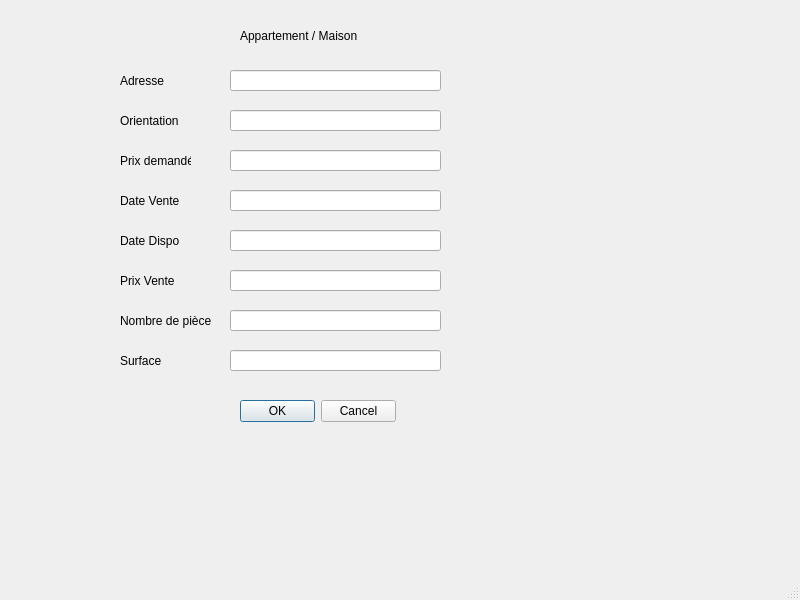
<?xml version="1.0" encoding="UTF-8"?>
<ui version="4.0">
 <class>MainWindow</class>
 <widget class="QMainWindow" name="MainWindow">
  <property name="geometry">
   <rect>
    <x>0</x>
    <y>0</y>
    <width>800</width>
    <height>600</height>
   </rect>
  </property>
  <property name="windowTitle">
   <string>MainWindow</string>
  </property>
  <widget class="QWidget" name="centralwidget">
   <widget class="QLineEdit" name="lineEdit_6">
    <property name="geometry">
     <rect>
      <x>230</x>
      <y>270</y>
      <width>211</width>
      <height>21</height>
     </rect>
    </property>
   </widget>
   <widget class="QLabel" name="label_4">
    <property name="geometry">
     <rect>
      <x>120</x>
      <y>190</y>
      <width>71</width>
      <height>21</height>
     </rect>
    </property>
    <property name="text">
     <string>Date Vente</string>
    </property>
   </widget>
   <widget class="QLineEdit" name="lineEdit_7">
    <property name="geometry">
     <rect>
      <x>230</x>
      <y>310</y>
      <width>211</width>
      <height>21</height>
     </rect>
    </property>
   </widget>
   <widget class="QLineEdit" name="lineEdit">
    <property name="geometry">
     <rect>
      <x>230</x>
      <y>70</y>
      <width>211</width>
      <height>21</height>
     </rect>
    </property>
   </widget>
   <widget class="QLabel" name="label_6">
    <property name="geometry">
     <rect>
      <x>120</x>
      <y>310</y>
      <width>91</width>
      <height>21</height>
     </rect>
    </property>
    <property name="text">
     <string>Nombre de pièces </string>
    </property>
   </widget>
   <widget class="QLineEdit" name="lineEdit_2">
    <property name="geometry">
     <rect>
      <x>230</x>
      <y>110</y>
      <width>211</width>
      <height>21</height>
     </rect>
    </property>
   </widget>
   <widget class="QLabel" name="label_5">
    <property name="geometry">
     <rect>
      <x>120</x>
      <y>270</y>
      <width>61</width>
      <height>21</height>
     </rect>
    </property>
    <property name="text">
     <string>Prix Vente</string>
    </property>
   </widget>
   <widget class="QLineEdit" name="lineEdit_4">
    <property name="geometry">
     <rect>
      <x>230</x>
      <y>190</y>
      <width>211</width>
      <height>21</height>
     </rect>
    </property>
   </widget>
   <widget class="QLineEdit" name="lineEdit_5">
    <property name="geometry">
     <rect>
      <x>230</x>
      <y>230</y>
      <width>211</width>
      <height>21</height>
     </rect>
    </property>
   </widget>
   <widget class="QDialogButtonBox" name="buttonBox">
    <property name="geometry">
     <rect>
      <x>240</x>
      <y>400</y>
      <width>156</width>
      <height>23</height>
     </rect>
    </property>
    <property name="standardButtons">
     <set>QDialogButtonBox::Cancel|QDialogButtonBox::Ok</set>
    </property>
   </widget>
   <widget class="QLabel" name="label_9">
    <property name="geometry">
     <rect>
      <x>120</x>
      <y>230</y>
      <width>81</width>
      <height>21</height>
     </rect>
    </property>
    <property name="text">
     <string>Date Dispo</string>
    </property>
   </widget>
   <widget class="QLabel" name="label_7">
    <property name="geometry">
     <rect>
      <x>240</x>
      <y>20</y>
      <width>151</width>
      <height>31</height>
     </rect>
    </property>
    <property name="text">
     <string>Appartement / Maison</string>
    </property>
   </widget>
   <widget class="QLabel" name="label_10">
    <property name="geometry">
     <rect>
      <x>120</x>
      <y>380</y>
      <width>71</width>
      <height>16</height>
     </rect>
    </property>
    <property name="text">
     <string/>
    </property>
   </widget>
   <widget class="QLineEdit" name="lineEdit_3">
    <property name="geometry">
     <rect>
      <x>230</x>
      <y>150</y>
      <width>211</width>
      <height>21</height>
     </rect>
    </property>
   </widget>
   <widget class="QLabel" name="label_2">
    <property name="geometry">
     <rect>
      <x>120</x>
      <y>110</y>
      <width>61</width>
      <height>21</height>
     </rect>
    </property>
    <property name="text">
     <string>Orientation</string>
    </property>
   </widget>
   <widget class="QLabel" name="label">
    <property name="geometry">
     <rect>
      <x>120</x>
      <y>70</y>
      <width>61</width>
      <height>21</height>
     </rect>
    </property>
    <property name="text">
     <string>Adresse</string>
    </property>
   </widget>
   <widget class="QLabel" name="label_8">
    <property name="geometry">
     <rect>
      <x>120</x>
      <y>350</y>
      <width>51</width>
      <height>21</height>
     </rect>
    </property>
    <property name="text">
     <string>Surface</string>
    </property>
   </widget>
   <widget class="QLabel" name="label_3">
    <property name="geometry">
     <rect>
      <x>120</x>
      <y>150</y>
      <width>71</width>
      <height>21</height>
     </rect>
    </property>
    <property name="text">
     <string>Prix demandé</string>
    </property>
   </widget>
   <widget class="QLineEdit" name="lineEdit_8">
    <property name="geometry">
     <rect>
      <x>230</x>
      <y>350</y>
      <width>211</width>
      <height>21</height>
     </rect>
    </property>
   </widget>
  </widget>
  <widget class="QMenuBar" name="menubar">
   <property name="geometry">
    <rect>
     <x>0</x>
     <y>0</y>
     <width>800</width>
     <height>21</height>
    </rect>
   </property>
  </widget>
  <widget class="QStatusBar" name="statusbar"/>
 </widget>
 <resources/>
 <connections/>
</ui>
